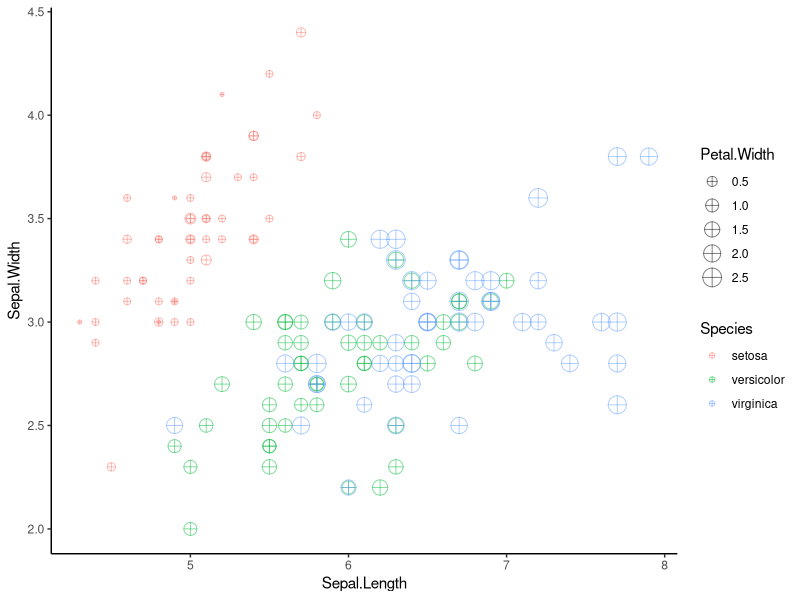

Write R code to recreate this figure. (Note: this script raises an error after producing the figure.)
# Postwork Sesión 2.

#### Objetivo

"- Conocer algunas de las bases de datos disponibles en `R`
- Observar algunas características y manipular los DataFrames con `dplyr`
- Realizar visualizaciones con `ggplot`
#### Requisitos

1. Tener instalado R y RStudio
2. Haber realizado el prework y estudiado los ejemplos de la sesión."

#### Desarrollo

"1) Inspecciona el DataSet iris disponible directamente en la librería de ggplot. 
Identifica las variables que contiene y su tipo, asegúrate de que no hayan datos faltantes y 
que los datos se encuentran listos para usarse."

"2) Crea una gráfica de puntos que contenga `Sepal.Lenght` en el eje horizontal, 
`Sepal.Width` en el eje vertical, que identifique `Species` por color y que el tamaño 
de la figura está representado por `Petal.Width`. 
Asegúrate de que la geometría contenga `shape = 10` y `alpha = 0.5`."

"3) Crea una tabla llamada `iris_mean` que contenga el promedio de todas las variables 
agrupadas por `Species`."

"4) Con esta tabla, agrega a tu gráfica anterior otra geometría de puntos para agregar 
los promedios en la visualización. Asegúrate que el primer argumento de la geometría 
sea el nombre de tu tabla y que los parámetros sean `shape = 23`, `size = 4`, 
`fill = 'black'` y `stroke = 2`. También agrega etiquetas, temas y los cambios 
necesarios para mejorar tu visualización."

library(ggplot2)
dim(iris)
class(iris)
names(iris)
str(iris)

#revisar si hay datos faltantes
complete.cases(iris)


#graficar

iris_graphic <- ggplot(iris,aes(x=Sepal.Length, y=Sepal.Width, color=Species, size=Petal.Width)) + 
      geom_point(shape=10, alpha=0.5) +
      theme_classic()

iris_graphic
#tabla iris_mean con el promedio de variables agrupadas por especie

iris_mean <- iris %>% 
  group_by(Species) %>%
  summarize_all(mean)

iris_mean

#graficar iris_mean sobre iris_graphic

iris_graphic_mean <- iris_graphic + geom_point(data = iris_mean, shape = 23, size = 4, fill="black", stroke = 2) + 
  labs(title = "Iris Species", x="Sepal Length", y="Sepal Width")

iris_graphic_mean
